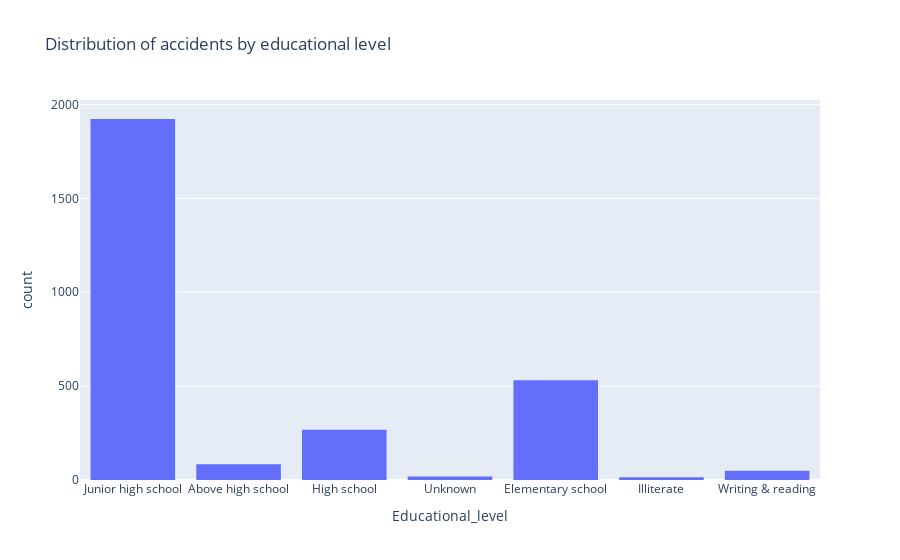

The notebook cell saved with this chart:
### Markdown cell above
## Graph 2 - Distribution of accidents by educational level
##### We thought that this would be a good idea to know if a higher educational level meant a lower accident rate. Seeing the results, it seems true, but this could also be explained by the age and therefore the driving experience of the drivers - a factor we'll later in the other graphs.

### Code cell
fig2 = px.histogram(df, x='Educational_level', title='Distribution of accidents by educational level')
fig2.show()

### Figure 1 — Plotly figure (JSON) as saved in the notebook; plotly's stock layout.template omitted (floating-point values rounded to 4 significant figures; data arrays with more than 128 entries replaced by an {"elided": "..."} marker saying what was removed)
{"data": [{"alignmentgroup": "True", "bingroup": "x", "hovertemplate": "Educational_level=%{x}<br>count=%{y}<extra></extra>", "legendgroup": "", "marker": {"color": "#636efa", "pattern": {"shape": ""}}, "name": "", "offsetgroup": "", "orientation": "v", "showlegend": false, "type": "histogram", "x": {"elided": "2889 str values"}, "xaxis": "x", "yaxis": "y"}], "layout": {"barmode": "relative", "legend": {"tracegroupgap": 0}, "title": {"text": "Distribution of accidents by educational level"}, "xaxis": {"anchor": "y", "domain": [0, 1], "title": {"text": "Educational_level"}}, "yaxis": {"anchor": "x", "domain": [0, 1], "title": {"text": "count"}}}}
